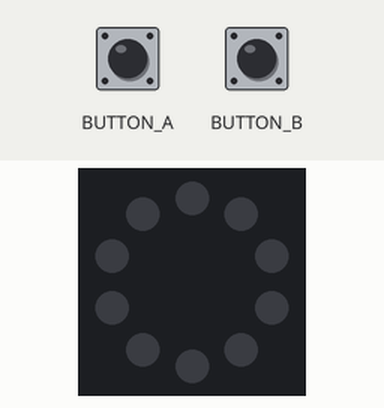
This program was run on a simulated Circuit Playground running CircuitPython. Parts: the board's ring of 10 RGB LEDs (number 0 left of the top, counting anticlockwise). The test bench sets the inputs (shaded band).

Above: at 1.2 s.
1.3 s: button A pressed for 0.15 s
At 4.1 s:
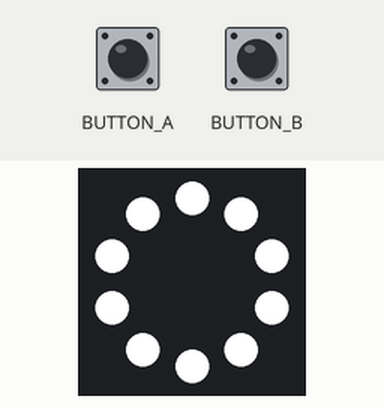
Timing chart, 0 to 5.6 s (numbered marks = the images above; inputs shaded):
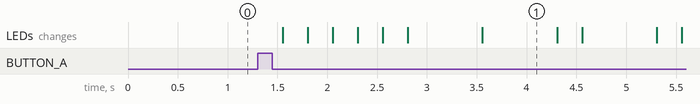

The program:

code.py
```python
# This code.py file contains Spotlight code for the Circuit Playground Bluefruit

import time
from adafruit_circuitplayground import cp

# Global variables
global_state = 0
global_brightness = (0, 0, 0)
global_sos = False


def update_brightness():
    """update_brightness is code to adjust colour and brightness depending
    on the global state"""
    state = global_state

    state = global_state + 1

    if state > 15:
        state = 0

    if state == 0:
        colours = (0, 0, 0) # LEDs off
    elif state == 1:
        colours = (1, 0, 0) # LEDs red low
    elif state == 2:
        colours = (127, 0, 0) # LEDs red medium
    elif state == 3:
        colours = (85*3, 0, 0) # LEDs red max
    elif state == 4:
        colours = (1, 1, 1) # LEDs white low
    elif state == 5:
        colours = (127, 127, 127) # LEDs white medium
    elif state == 6:
        colours = (85*3, 85*3, 85*3) # LEDs white max
    elif state == 7:
        colours = (0, 0, 1) # LEDs blue low
    elif state == 8:
        colours = (0, 0, 127) # LEDs blue medium
    elif state == 9:
        colours = (0, 0, 85*3) # LEDs blue max
    elif state == 10:
        colours = (0, 1, 0) # LEDs green low
    elif state == 11:
        colours = (0, 127, 0) # LEDs green medium
    elif state == 12:
        colours = (0, 85*3, 0) # LEDs green max
    elif state == 13:
        colours = (1, 1, 0) # LEDs yellow low
    elif state == 14:
        colours = (127, 127, 0) # LEDs yellow medium
    elif state == 15:
        colours = (85*3, 85*3, 0) # LEDs yellow max

    return colours, state


def run_sos(wait_time):
    """run_sos is code to flash SOS in morse code given a specific wait time

    Morse has the following conventions
    - The length of a dot is one unit
    - The length of a dash is three units
    - The space between parts of the same letter is one unit
    - The space between letters is three units
    - The space between words is seven units
    """
    cp.pixels.fill((0, 0, 0))
    time.sleep(wait_time)

    # S
    cp.pixels.fill((255, 255, 255))
    time.sleep(wait_time)
    cp.pixels.fill((0, 0, 0))
    time.sleep(wait_time)
    cp.pixels.fill((255, 255, 255))
    time.sleep(wait_time)
    cp.pixels.fill((0, 0, 0))
    time.sleep(wait_time)
    cp.pixels.fill((255, 255, 255))
    time.sleep(wait_time)

    # wait 3 units
    cp.pixels.fill((0, 0, 0))
    time.sleep(wait_time*3)

    # O
    cp.pixels.fill((255, 255, 255))
    time.sleep(wait_time*3)
    cp.pixels.fill((0, 0, 0))
    time.sleep(wait_time)
    cp.pixels.fill((255, 255, 255))
    time.sleep(wait_time*3)
    cp.pixels.fill((0, 0, 0))
    time.sleep(wait_time)
    cp.pixels.fill((255, 255, 255))
    time.sleep(wait_time*3)

    # wait 3 units
    cp.pixels.fill((0, 0, 0))
    time.sleep(wait_time*3)

    # S
    cp.pixels.fill((255, 255, 255))
    time.sleep(wait_time)
    cp.pixels.fill((0, 0, 0))
    time.sleep(wait_time)
    cp.pixels.fill((255, 255, 255))
    time.sleep(wait_time)
    cp.pixels.fill((0, 0, 0))
    time.sleep(wait_time)
    cp.pixels.fill((255, 255, 255))
    time.sleep(wait_time)

    # wait 7 units
    cp.pixels.fill((0, 0, 0))
    time.sleep(wait_time*7)


# Loop forever
while True:

    if cp.button_b:
        global_brightness, global_state = update_brightness()
        # Wait a little bit
        time.sleep(0.2)
    else:
        pass

    if cp.button_a:
        if global_sos is True:
            global_sos = False
        else:
            global_sos = True
    else:
        pass

    if global_sos is False:
        cp.pixels.fill(global_brightness)
    else:
        run_sos(0.25)
```

Measured:
- after the input at 1.3 s, the LEDs: change after 0.25 s (image 1)
- what the display in image 1 shows lasts 0.7 s, from 3.6 s to 4.3 s
